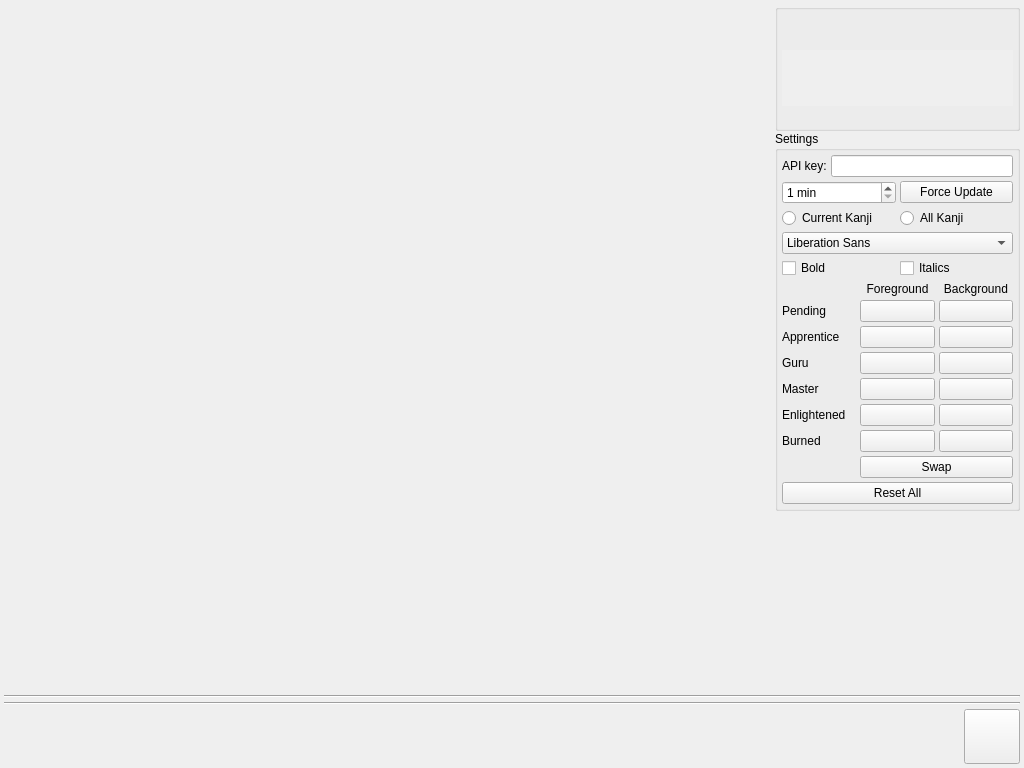
<?xml version="1.0" encoding="UTF-8"?>
<ui version="4.0">
 <class>Widget</class>
 <widget class="QWidget" name="Widget">
  <property name="geometry">
   <rect>
    <x>0</x>
    <y>0</y>
    <width>1024</width>
    <height>768</height>
   </rect>
  </property>
  <property name="windowTitle">
   <string>WaniKani</string>
  </property>
  <layout class="QVBoxLayout" name="layout" stretch="1,0,0,0">
   <property name="spacing">
    <number>4</number>
   </property>
   <property name="leftMargin">
    <number>4</number>
   </property>
   <property name="topMargin">
    <number>4</number>
   </property>
   <property name="rightMargin">
    <number>4</number>
   </property>
   <property name="bottomMargin">
    <number>4</number>
   </property>
   <item>
    <layout class="QHBoxLayout" name="horizontalLayout" stretch="1,0">
     <property name="spacing">
      <number>0</number>
     </property>
     <item>
      <spacer name="horizontalSpacer">
       <property name="orientation">
        <enum>Qt::Horizontal</enum>
       </property>
       <property name="sizeHint" stdset="0">
        <size>
         <width>0</width>
         <height>0</height>
        </size>
       </property>
      </spacer>
     </item>
     <item>
      <layout class="QVBoxLayout" name="verticalLayout" stretch="0,1">
       <property name="spacing">
        <number>0</number>
       </property>
       <item>
        <layout class="QVBoxLayout" name="settingsVerticalLayout">
         <item>
          <widget class="QGroupBox" name="userInformationGroupBox">
           <property name="title">
            <string/>
           </property>
           <layout class="QVBoxLayout" name="userInformationLayout">
            <property name="spacing">
             <number>4</number>
            </property>
            <property name="leftMargin">
             <number>4</number>
            </property>
            <property name="topMargin">
             <number>4</number>
            </property>
            <property name="rightMargin">
             <number>4</number>
            </property>
            <property name="bottomMargin">
             <number>4</number>
            </property>
            <item>
             <widget class="QLabel" name="gravatarValue">
              <property name="alignment">
               <set>Qt::AlignCenter</set>
              </property>
             </widget>
            </item>
            <item>
             <widget class="QLabel" name="userInformationValue">
              <property name="wordWrap">
               <bool>true</bool>
              </property>
              <property name="openExternalLinks">
               <bool>true</bool>
              </property>
             </widget>
            </item>
            <item>
             <layout class="QHBoxLayout" name="statusLayout">
              <property name="spacing">
               <number>0</number>
              </property>
              <item>
               <widget class="QLabel" name="apprenticeValue">
                <property name="minimumSize">
                 <size>
                  <width>0</width>
                  <height>56</height>
                 </size>
                </property>
                <property name="autoFillBackground">
                 <bool>true</bool>
                </property>
                <property name="alignment">
                 <set>Qt::AlignCenter</set>
                </property>
               </widget>
              </item>
              <item>
               <widget class="QLabel" name="guruValue">
                <property name="minimumSize">
                 <size>
                  <width>0</width>
                  <height>56</height>
                 </size>
                </property>
                <property name="autoFillBackground">
                 <bool>true</bool>
                </property>
                <property name="alignment">
                 <set>Qt::AlignCenter</set>
                </property>
               </widget>
              </item>
              <item>
               <widget class="QLabel" name="masterValue">
                <property name="minimumSize">
                 <size>
                  <width>0</width>
                  <height>56</height>
                 </size>
                </property>
                <property name="autoFillBackground">
                 <bool>true</bool>
                </property>
                <property name="alignment">
                 <set>Qt::AlignCenter</set>
                </property>
               </widget>
              </item>
              <item>
               <widget class="QLabel" name="enlightenedValue">
                <property name="minimumSize">
                 <size>
                  <width>0</width>
                  <height>56</height>
                 </size>
                </property>
                <property name="autoFillBackground">
                 <bool>true</bool>
                </property>
                <property name="alignment">
                 <set>Qt::AlignCenter</set>
                </property>
               </widget>
              </item>
              <item>
               <widget class="QLabel" name="burnedValue">
                <property name="minimumSize">
                 <size>
                  <width>0</width>
                  <height>56</height>
                 </size>
                </property>
                <property name="autoFillBackground">
                 <bool>true</bool>
                </property>
                <property name="alignment">
                 <set>Qt::AlignCenter</set>
                </property>
               </widget>
              </item>
             </layout>
            </item>
            <item>
             <widget class="QLabel" name="levelUpValue"/>
            </item>
           </layout>
          </widget>
         </item>
         <item>
          <widget class="QGroupBox" name="settingsGroupBox">
           <property name="title">
            <string>Settings</string>
           </property>
           <layout class="QVBoxLayout" name="settingsLayout">
            <property name="spacing">
             <number>4</number>
            </property>
            <property name="leftMargin">
             <number>4</number>
            </property>
            <property name="topMargin">
             <number>4</number>
            </property>
            <property name="rightMargin">
             <number>4</number>
            </property>
            <property name="bottomMargin">
             <number>4</number>
            </property>
            <item>
             <layout class="QHBoxLayout" name="apiKeyLayout">
              <item>
               <widget class="QLabel" name="apiKeyLabel">
                <property name="text">
                 <string>API key:</string>
                </property>
               </widget>
              </item>
              <item>
               <widget class="QLineEdit" name="apiKeyValue"/>
              </item>
             </layout>
            </item>
            <item>
             <layout class="QHBoxLayout" name="refreshLayout">
              <item>
               <widget class="QSpinBox" name="intervalSpinBox">
                <property name="enabled">
                 <bool>true</bool>
                </property>
                <property name="readOnly">
                 <bool>false</bool>
                </property>
                <property name="accelerated">
                 <bool>true</bool>
                </property>
                <property name="suffix">
                 <string> min</string>
                </property>
                <property name="minimum">
                 <number>1</number>
                </property>
                <property name="maximum">
                 <number>60</number>
                </property>
               </widget>
              </item>
              <item>
               <widget class="QPushButton" name="forceUpdateButton">
                <property name="text">
                 <string>Force Update</string>
                </property>
               </widget>
              </item>
             </layout>
            </item>
            <item>
             <layout class="QHBoxLayout" name="kanjiLayout">
              <item>
               <widget class="QRadioButton" name="currentKanjiRadioButton">
                <property name="text">
                 <string>Current Kanji</string>
                </property>
               </widget>
              </item>
              <item>
               <widget class="QRadioButton" name="allKanjiRadioButton">
                <property name="text">
                 <string>All Kanji</string>
                </property>
               </widget>
              </item>
             </layout>
            </item>
            <item>
             <widget class="QFontComboBox" name="fontComboBox">
              <property name="editable">
               <bool>false</bool>
              </property>
              <property name="writingSystem">
               <enum>QFontDatabase::Japanese</enum>
              </property>
             </widget>
            </item>
            <item>
             <layout class="QHBoxLayout" name="fontStylesLayout">
              <item>
               <widget class="QCheckBox" name="boldFontCheckBox">
                <property name="text">
                 <string>Bold</string>
                </property>
               </widget>
              </item>
              <item>
               <widget class="QCheckBox" name="italicsFontCheckBox">
                <property name="text">
                 <string>Italics</string>
                </property>
               </widget>
              </item>
             </layout>
            </item>
            <item>
             <layout class="QGridLayout" name="colorsLayout">
              <item row="7" column="1" colspan="2">
               <widget class="QPushButton" name="swapPushButton">
                <property name="text">
                 <string>Swap</string>
                </property>
               </widget>
              </item>
              <item row="1" column="0">
               <widget class="QLabel" name="pendingLabel">
                <property name="text">
                 <string>Pending</string>
                </property>
               </widget>
              </item>
              <item row="1" column="1">
               <widget class="QPushButton" name="pendingForegroundPushButton">
                <property name="autoDefault">
                 <bool>false</bool>
                </property>
               </widget>
              </item>
              <item row="1" column="2">
               <widget class="QPushButton" name="pendingBackgroundPushButton">
                <property name="autoDefault">
                 <bool>false</bool>
                </property>
               </widget>
              </item>
              <item row="0" column="2">
               <widget class="QLabel" name="backgroundLabel">
                <property name="text">
                 <string>Background</string>
                </property>
                <property name="alignment">
                 <set>Qt::AlignCenter</set>
                </property>
               </widget>
              </item>
              <item row="2" column="0">
               <widget class="QLabel" name="apprenticeLabel">
                <property name="text">
                 <string>Apprentice</string>
                </property>
               </widget>
              </item>
              <item row="2" column="2">
               <widget class="QPushButton" name="apprenticeBackgroundPushButton">
                <property name="autoDefault">
                 <bool>false</bool>
                </property>
               </widget>
              </item>
              <item row="4" column="2">
               <widget class="QPushButton" name="masterBackgroundPushButton">
                <property name="autoDefault">
                 <bool>false</bool>
                </property>
               </widget>
              </item>
              <item row="3" column="1">
               <widget class="QPushButton" name="guruForegroundPushButton">
                <property name="autoDefault">
                 <bool>false</bool>
                </property>
               </widget>
              </item>
              <item row="2" column="1">
               <widget class="QPushButton" name="apprenticeForegroundPushButton">
                <property name="autoDefault">
                 <bool>false</bool>
                </property>
                <property name="flat">
                 <bool>false</bool>
                </property>
               </widget>
              </item>
              <item row="4" column="0">
               <widget class="QLabel" name="masterLabel">
                <property name="text">
                 <string>Master</string>
                </property>
               </widget>
              </item>
              <item row="4" column="1">
               <widget class="QPushButton" name="masterForegroundPushButton">
                <property name="autoDefault">
                 <bool>false</bool>
                </property>
               </widget>
              </item>
              <item row="5" column="0">
               <widget class="QLabel" name="enlightenedLabel">
                <property name="text">
                 <string>Enlightened</string>
                </property>
               </widget>
              </item>
              <item row="6" column="1">
               <widget class="QPushButton" name="burnedForegroundPushButton">
                <property name="autoDefault">
                 <bool>false</bool>
                </property>
               </widget>
              </item>
              <item row="3" column="2">
               <widget class="QPushButton" name="guruBackgroundPushButton">
                <property name="autoDefault">
                 <bool>false</bool>
                </property>
               </widget>
              </item>
              <item row="5" column="2">
               <widget class="QPushButton" name="enlightenedBackgroundPushButton">
                <property name="autoDefault">
                 <bool>false</bool>
                </property>
               </widget>
              </item>
              <item row="5" column="1">
               <widget class="QPushButton" name="enlightenedForegroundPushButton">
                <property name="autoDefault">
                 <bool>false</bool>
                </property>
               </widget>
              </item>
              <item row="3" column="0">
               <widget class="QLabel" name="guruLabel">
                <property name="text">
                 <string>Guru</string>
                </property>
               </widget>
              </item>
              <item row="6" column="2">
               <widget class="QPushButton" name="burnedBackgroundPushButton">
                <property name="autoDefault">
                 <bool>false</bool>
                </property>
               </widget>
              </item>
              <item row="6" column="0">
               <widget class="QLabel" name="burnedLabel">
                <property name="text">
                 <string>Burned</string>
                </property>
               </widget>
              </item>
              <item row="0" column="1">
               <widget class="QLabel" name="foregroundLabel">
                <property name="text">
                 <string>Foreground</string>
                </property>
                <property name="alignment">
                 <set>Qt::AlignCenter</set>
                </property>
               </widget>
              </item>
             </layout>
            </item>
            <item>
             <widget class="QPushButton" name="resetAllPushButton">
              <property name="text">
               <string>Reset All</string>
              </property>
             </widget>
            </item>
           </layout>
          </widget>
         </item>
        </layout>
       </item>
       <item>
        <spacer name="verticalSpacer">
         <property name="orientation">
          <enum>Qt::Vertical</enum>
         </property>
         <property name="sizeHint" stdset="0">
          <size>
           <width>0</width>
           <height>0</height>
          </size>
         </property>
        </spacer>
       </item>
      </layout>
     </item>
    </layout>
   </item>
   <item>
    <widget class="Line" name="topSeparator">
     <property name="orientation">
      <enum>Qt::Horizontal</enum>
     </property>
    </widget>
   </item>
   <item>
    <widget class="Line" name="bottomSeparator">
     <property name="orientation">
      <enum>Qt::Horizontal</enum>
     </property>
    </widget>
   </item>
   <item>
    <layout class="QHBoxLayout" name="bottomLayout" stretch="1,1,1,1,1,0">
     <property name="spacing">
      <number>0</number>
     </property>
     <item>
      <widget class="QLabel" name="aboutValue">
       <property name="alignment">
        <set>Qt::AlignCenter</set>
       </property>
       <property name="openExternalLinks">
        <bool>true</bool>
       </property>
      </widget>
     </item>
     <item>
      <widget class="QLabel" name="nextLessonsValue">
       <property name="alignment">
        <set>Qt::AlignCenter</set>
       </property>
       <property name="openExternalLinks">
        <bool>true</bool>
       </property>
      </widget>
     </item>
     <item>
      <widget class="QLabel" name="nextReviewsValue">
       <property name="alignment">
        <set>Qt::AlignCenter</set>
       </property>
       <property name="openExternalLinks">
        <bool>true</bool>
       </property>
      </widget>
     </item>
     <item>
      <widget class="QLabel" name="nextHourReviewsValue">
       <property name="alignment">
        <set>Qt::AlignCenter</set>
       </property>
      </widget>
     </item>
     <item>
      <widget class="QLabel" name="nextDayReviewsValue">
       <property name="alignment">
        <set>Qt::AlignCenter</set>
       </property>
      </widget>
     </item>
     <item>
      <widget class="QToolButton" name="closeToolButton">
       <property name="toolTip">
        <string>Quit</string>
       </property>
       <property name="icon">
        <iconset resource="../res/resources.qrc">
         <normaloff>:/close</normaloff>:/close</iconset>
       </property>
       <property name="iconSize">
        <size>
         <width>48</width>
         <height>48</height>
        </size>
       </property>
      </widget>
     </item>
    </layout>
   </item>
  </layout>
 </widget>
 <resources>
  <include location="../res/resources.qrc"/>
 </resources>
 <connections/>
</ui>
